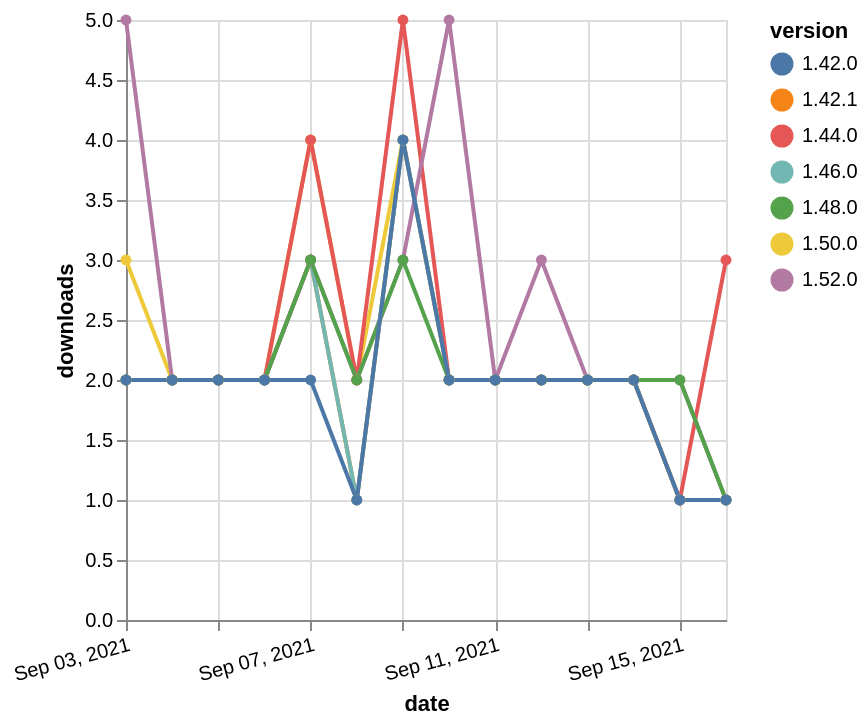

Vega-Lite specification for this chart:
### Vega-Lite specification from a JSON file in a GitHub repository (floating-point values rounded to 4 significant figures)
{"$schema": "https://vega.github.io/schema/vega-lite/v5.json", "description": "A simple bar chart with embedded data.", "data": {"values": [{"date": "2021-09-03", "total": 2004, "delta": 2, "version": "1.42.1"}, {"date": "2021-09-04", "total": 2006, "delta": 2, "version": "1.42.1"}, {"date": "2021-09-05", "total": 2008, "delta": 2, "version": "1.42.1"}, {"date": "2021-09-06", "total": 2010, "delta": 2, "version": "1.42.1"}, {"date": "2021-09-07", "total": 2013, "delta": 3, "version": "1.42.1"}, {"date": "2021-09-08", "total": 2014, "delta": 1, "version": "1.42.1"}, {"date": "2021-09-09", "total": 2018, "delta": 4, "version": "1.42.1"}, {"date": "2021-09-10", "total": 2020, "delta": 2, "version": "1.42.1"}, {"date": "2021-09-11", "total": 2022, "delta": 2, "version": "1.42.1"}, {"date": "2021-09-12", "total": 2024, "delta": 2, "version": "1.42.1"}, {"date": "2021-09-13", "total": 2026, "delta": 2, "version": "1.42.1"}, {"date": "2021-09-14", "total": 2028, "delta": 2, "version": "1.42.1"}, {"date": "2021-09-15", "total": 2029, "delta": 1, "version": "1.42.1"}, {"date": "2021-09-16", "total": 2030, "delta": 1, "version": "1.42.1"}, {"date": "2021-09-03", "total": 711, "delta": 3, "version": "1.50.0"}, {"date": "2021-09-04", "total": 713, "delta": 2, "version": "1.50.0"}, {"date": "2021-09-05", "total": 715, "delta": 2, "version": "1.50.0"}, {"date": "2021-09-06", "total": 717, "delta": 2, "version": "1.50.0"}, {"date": "2021-09-07", "total": 721, "delta": 4, "version": "1.50.0"}, {"date": "2021-09-08", "total": 723, "delta": 2, "version": "1.50.0"}, {"date": "2021-09-09", "total": 727, "delta": 4, "version": "1.50.0"}, {"date": "2021-09-10", "total": 729, "delta": 2, "version": "1.50.0"}, {"date": "2021-09-11", "total": 731, "delta": 2, "version": "1.50.0"}, {"date": "2021-09-12", "total": 733, "delta": 2, "version": "1.50.0"}, {"date": "2021-09-13", "total": 735, "delta": 2, "version": "1.50.0"}, {"date": "2021-09-14", "total": 737, "delta": 2, "version": "1.50.0"}, {"date": "2021-09-15", "total": 738, "delta": 1, "version": "1.50.0"}, {"date": "2021-09-16", "total": 739, "delta": 1, "version": "1.50.0"}, {"date": "2021-09-03", "total": 1928, "delta": 2, "version": "1.44.0"}, {"date": "2021-09-04", "total": 1930, "delta": 2, "version": "1.44.0"}, {"date": "2021-09-05", "total": 1932, "delta": 2, "version": "1.44.0"}, {"date": "2021-09-06", "total": 1934, "delta": 2, "version": "1.44.0"}, {"date": "2021-09-07", "total": 1938, "delta": 4, "version": "1.44.0"}, {"date": "2021-09-08", "total": 1940, "delta": 2, "version": "1.44.0"}, {"date": "2021-09-09", "total": 1945, "delta": 5, "version": "1.44.0"}, {"date": "2021-09-10", "total": 1947, "delta": 2, "version": "1.44.0"}, {"date": "2021-09-11", "total": 1949, "delta": 2, "version": "1.44.0"}, {"date": "2021-09-12", "total": 1951, "delta": 2, "version": "1.44.0"}, {"date": "2021-09-13", "total": 1953, "delta": 2, "version": "1.44.0"}, {"date": "2021-09-14", "total": 1955, "delta": 2, "version": "1.44.0"}, {"date": "2021-09-15", "total": 1956, "delta": 1, "version": "1.44.0"}, {"date": "2021-09-16", "total": 1959, "delta": 3, "version": "1.44.0"}, {"date": "2021-09-03", "total": 1455, "delta": 2, "version": "1.46.0"}, {"date": "2021-09-04", "total": 1457, "delta": 2, "version": "1.46.0"}, {"date": "2021-09-05", "total": 1459, "delta": 2, "version": "1.46.0"}, {"date": "2021-09-06", "total": 1461, "delta": 2, "version": "1.46.0"}, {"date": "2021-09-07", "total": 1464, "delta": 3, "version": "1.46.0"}, {"date": "2021-09-08", "total": 1465, "delta": 1, "version": "1.46.0"}, {"date": "2021-09-09", "total": 1469, "delta": 4, "version": "1.46.0"}, {"date": "2021-09-10", "total": 1471, "delta": 2, "version": "1.46.0"}, {"date": "2021-09-11", "total": 1473, "delta": 2, "version": "1.46.0"}, {"date": "2021-09-12", "total": 1475, "delta": 2, "version": "1.46.0"}, {"date": "2021-09-13", "total": 1477, "delta": 2, "version": "1.46.0"}, {"date": "2021-09-14", "total": 1479, "delta": 2, "version": "1.46.0"}, {"date": "2021-09-15", "total": 1480, "delta": 1, "version": "1.46.0"}, {"date": "2021-09-16", "total": 1481, "delta": 1, "version": "1.46.0"}, {"date": "2021-09-03", "total": 237, "delta": 5, "version": "1.52.0"}, {"date": "2021-09-04", "total": 239, "delta": 2, "version": "1.52.0"}, {"date": "2021-09-05", "total": 241, "delta": 2, "version": "1.52.0"}, {"date": "2021-09-06", "total": 243, "delta": 2, "version": "1.52.0"}, {"date": "2021-09-07", "total": 246, "delta": 3, "version": "1.52.0"}, {"date": "2021-09-08", "total": 248, "delta": 2, "version": "1.52.0"}, {"date": "2021-09-09", "total": 251, "delta": 3, "version": "1.52.0"}, {"date": "2021-09-10", "total": 256, "delta": 5, "version": "1.52.0"}, {"date": "2021-09-11", "total": 258, "delta": 2, "version": "1.52.0"}, {"date": "2021-09-12", "total": 261, "delta": 3, "version": "1.52.0"}, {"date": "2021-09-13", "total": 263, "delta": 2, "version": "1.52.0"}, {"date": "2021-09-14", "total": 265, "delta": 2, "version": "1.52.0"}, {"date": "2021-09-15", "total": 267, "delta": 2, "version": "1.52.0"}, {"date": "2021-09-16", "total": 268, "delta": 1, "version": "1.52.0"}, {"date": "2021-09-03", "total": 1005, "delta": 2, "version": "1.48.0"}, {"date": "2021-09-04", "total": 1007, "delta": 2, "version": "1.48.0"}, {"date": "2021-09-05", "total": 1009, "delta": 2, "version": "1.48.0"}, {"date": "2021-09-06", "total": 1011, "delta": 2, "version": "1.48.0"}, {"date": "2021-09-07", "total": 1014, "delta": 3, "version": "1.48.0"}, {"date": "2021-09-08", "total": 1016, "delta": 2, "version": "1.48.0"}, {"date": "2021-09-09", "total": 1019, "delta": 3, "version": "1.48.0"}, {"date": "2021-09-10", "total": 1021, "delta": 2, "version": "1.48.0"}, {"date": "2021-09-11", "total": 1023, "delta": 2, "version": "1.48.0"}, {"date": "2021-09-12", "total": 1025, "delta": 2, "version": "1.48.0"}, {"date": "2021-09-13", "total": 1027, "delta": 2, "version": "1.48.0"}, {"date": "2021-09-14", "total": 1029, "delta": 2, "version": "1.48.0"}, {"date": "2021-09-15", "total": 1031, "delta": 2, "version": "1.48.0"}, {"date": "2021-09-16", "total": 1032, "delta": 1, "version": "1.48.0"}, {"date": "2021-09-03", "total": 1881, "delta": 2, "version": "1.42.0"}, {"date": "2021-09-04", "total": 1883, "delta": 2, "version": "1.42.0"}, {"date": "2021-09-05", "total": 1885, "delta": 2, "version": "1.42.0"}, {"date": "2021-09-06", "total": 1887, "delta": 2, "version": "1.42.0"}, {"date": "2021-09-07", "total": 1889, "delta": 2, "version": "1.42.0"}, {"date": "2021-09-08", "total": 1890, "delta": 1, "version": "1.42.0"}, {"date": "2021-09-09", "total": 1894, "delta": 4, "version": "1.42.0"}, {"date": "2021-09-10", "total": 1896, "delta": 2, "version": "1.42.0"}, {"date": "2021-09-11", "total": 1898, "delta": 2, "version": "1.42.0"}, {"date": "2021-09-12", "total": 1900, "delta": 2, "version": "1.42.0"}, {"date": "2021-09-13", "total": 1902, "delta": 2, "version": "1.42.0"}, {"date": "2021-09-14", "total": 1904, "delta": 2, "version": "1.42.0"}, {"date": "2021-09-15", "total": 1905, "delta": 1, "version": "1.42.0"}, {"date": "2021-09-16", "total": 1906, "delta": 1, "version": "1.42.0"}]}, "width": "container", "mark": {"type": "line", "point": {"filled": true}}, "encoding": {"x": {"field": "date", "type": "temporal", "timeUnit": "yearmonthdate", "title": "date", "axis": {"labelAngle": -15}}, "y": {"field": "delta", "type": "quantitative", "title": "downloads"}, "color": {"field": "version", "type": "nominal"}, "tooltip": {"field": "delta"}}}
